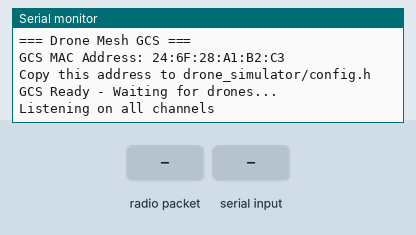
Simulated run of this sketch. Board: ESP32. On the bench: the last lines printed to the serial monitor. Inputs (shaded band) come from the test bench.

Above: at 2.2 s.
2.3 s: radio packet "1" arrives
At 2.6 s:
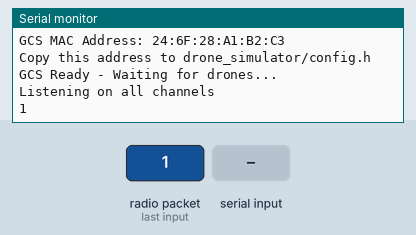
5.3 s: byte 30 received over Serial
At 6.2 s:
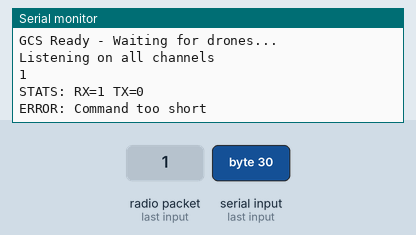
6.8 s: radio packet "0" arrives
At 11.2 s:
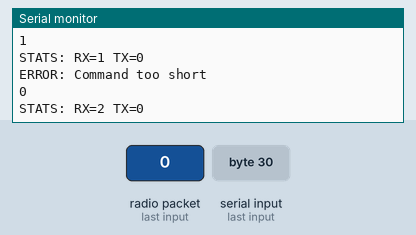

The sketch:

GND_esp32.ino
```cpp
//write GND firmware here
#include <esp_now.h>
#include <WiFi.h>
#include "config.h"

// Statistics
unsigned long packetsReceived = 0;
unsigned long packetsSent = 0;
unsigned long lastStatsTime = 0;

void onDataReceived(const uint8_t *mac, const uint8_t *data, int len) {
  packetsReceived++;

  // Forward packet to serial (to laptop)
  Serial.write(data, len);
  Serial.write('\n');  // Delimiter for Python parser

  // Optional: Print debug info
  /*
  Serial.print("Received from: ");
  for(int i = 0; i < 6; i++) {
    Serial.printf("%02X", mac[i]);
    if(i < 5) Serial.print(":");
  }
  Serial.printf(" Len: %d\n", len);
  */
}

void onDataSent(const uint8_t *mac, esp_now_send_status_t status) {
  if(status == ESP_NOW_SEND_SUCCESS) {
    packetsSent++;
  } else {
    Serial.println("ERROR: Send failed");
  }
}

void setup() {
  Serial.begin(SERIAL_BAUD);
  delay(1000);

  Serial.println("\n=== Drone Mesh GCS ===");

  // Set WiFi mode
  WiFi.mode(WIFI_STA);
  WiFi.disconnect();

  // Print MAC address
  uint8_t mac[6];
  WiFi.macAddress(mac);
  Serial.print("GCS MAC Address: ");
  for(int i = 0; i < 6; i++) {
    Serial.printf("%02X", mac[i]);
    if(i < 5) Serial.print(":");
  }
  Serial.println();
  Serial.println("Copy this address to drone_simulator/config.h");
  Serial.println();

  // Initialize ESP-NOW
  if(esp_now_init() != ESP_OK) {
    Serial.println("ERROR: ESP-NOW init failed");
    return;
  }

  // Register callbacks
  esp_now_register_recv_cb(onDataReceived);
  esp_now_register_send_cb(onDataSent);

  Serial.println("GCS Ready - Waiting for drones...");
  Serial.println("Listening on all channels");
  Serial.println();
}

void loop() {
  // Check for commands from serial (from laptop Python app)
  if(Serial.available()) {
    uint8_t commandBuffer[MAX_PACKET_SIZE];
    int len = 0;

    // Read until newline or max size
    while(Serial.available() && len < MAX_PACKET_SIZE) {
      uint8_t b = Serial.read();
      if(b == '\n') break;
      commandBuffer[len++] = b;
    }

    if(len > 0) {
      handleCommand(commandBuffer, len);
    }
  }

  // Print statistics every 5 seconds
  if(millis() - lastStatsTime > 5000) {
    Serial.printf("STATS: RX=%lu TX=%lu\n", packetsReceived, packetsSent);
    lastStatsTime = millis();
  }

  delay(10);
}

void handleCommand(uint8_t* cmd, int len) {
  // Validate packet format
  if(len < 4) {
    Serial.println("ERROR: Command too short");
    return;
  }

  if(cmd[0] != PACKET_START_BYTE) {
    Serial.println("ERROR: Invalid start byte");
    return;
  }

  uint8_t destDroneID = cmd[1];
  uint8_t packetType = cmd[3];

  Serial.printf("Sending command to Drone %d (Type: %d)\n", destDroneID, packetType);

  // Broadcast to all drones (they filter by ID)
  uint8_t broadcastAddr[] = {0xFF, 0xFF, 0xFF, 0xFF, 0xFF, 0xFF};
  esp_err_t result = esp_now_send(broadcastAddr, cmd, len);

  if(result != ESP_OK) {
    Serial.printf("ERROR: Send failed (code %d)\n", result);
  }
}
```

config.h
```cpp
//GND station config file
#ifndef CONFIG_H
#define CONFIG_H

// Serial configuration
#define SERIAL_BAUD 115200

// ESP-NOW configuration
#define ESPNOW_CHANNEL 1
#define MAX_PEERS 10

// Packet configuration
#define MAX_PACKET_SIZE 250
#define PACKET_START_BYTE 0xFE
#define PACKET_END_BYTE 0xFF

// Packet types
#define PKT_TYPE_TELEMETRY 1
#define PKT_TYPE_COMMAND 2
#define PKT_TYPE_VIDEO 3
#define PKT_TYPE_HEARTBEAT 4

#endif
```

Measured:
- after the input at 2.3 s, the serial monitor: prints a new line at once (image 1)
- after the input at 5.3 s, the serial monitor: prints a new line at once (image 2)
- after the input at 6.8 s, the serial monitor: prints a new line at once (image 3)
